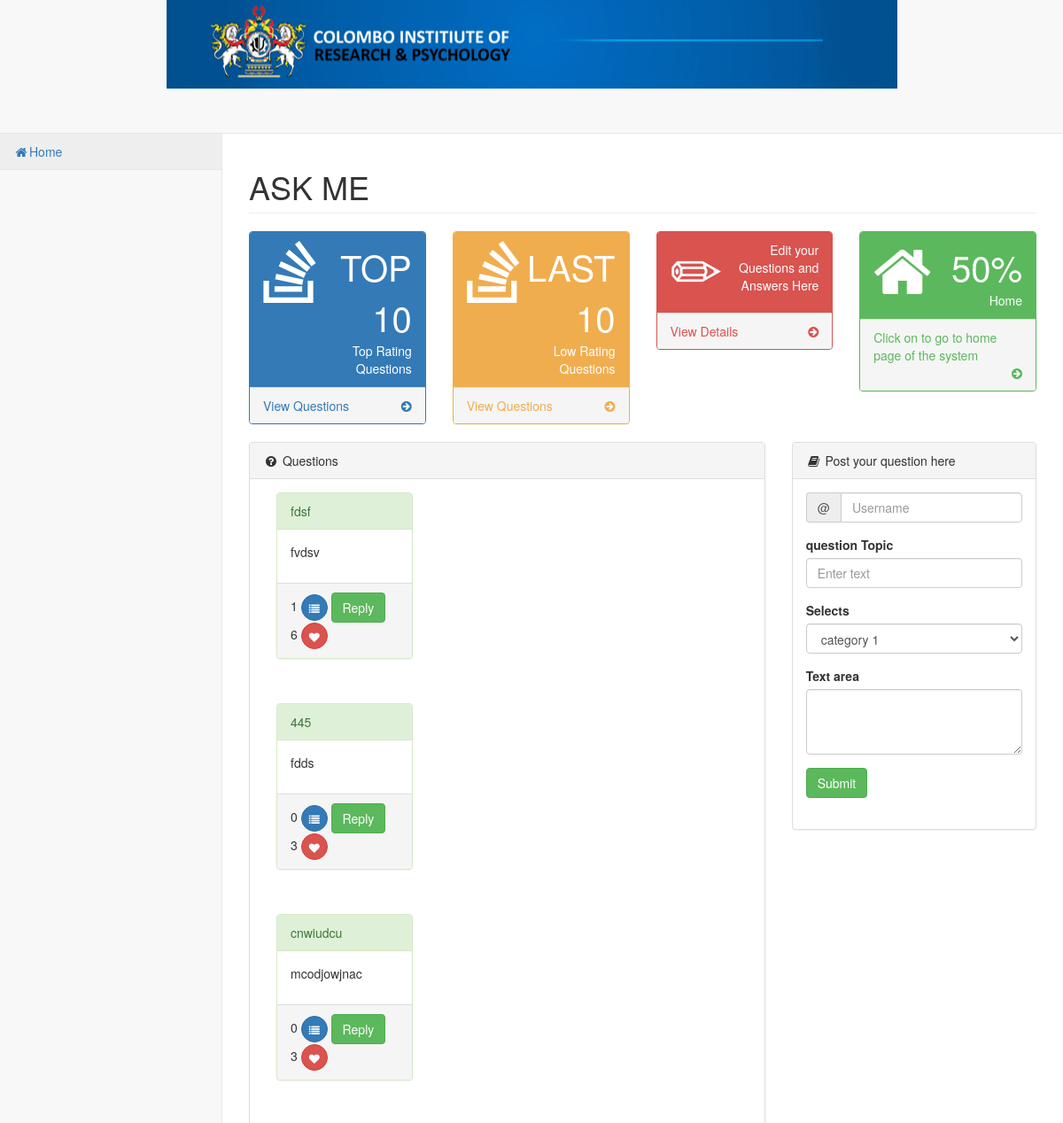
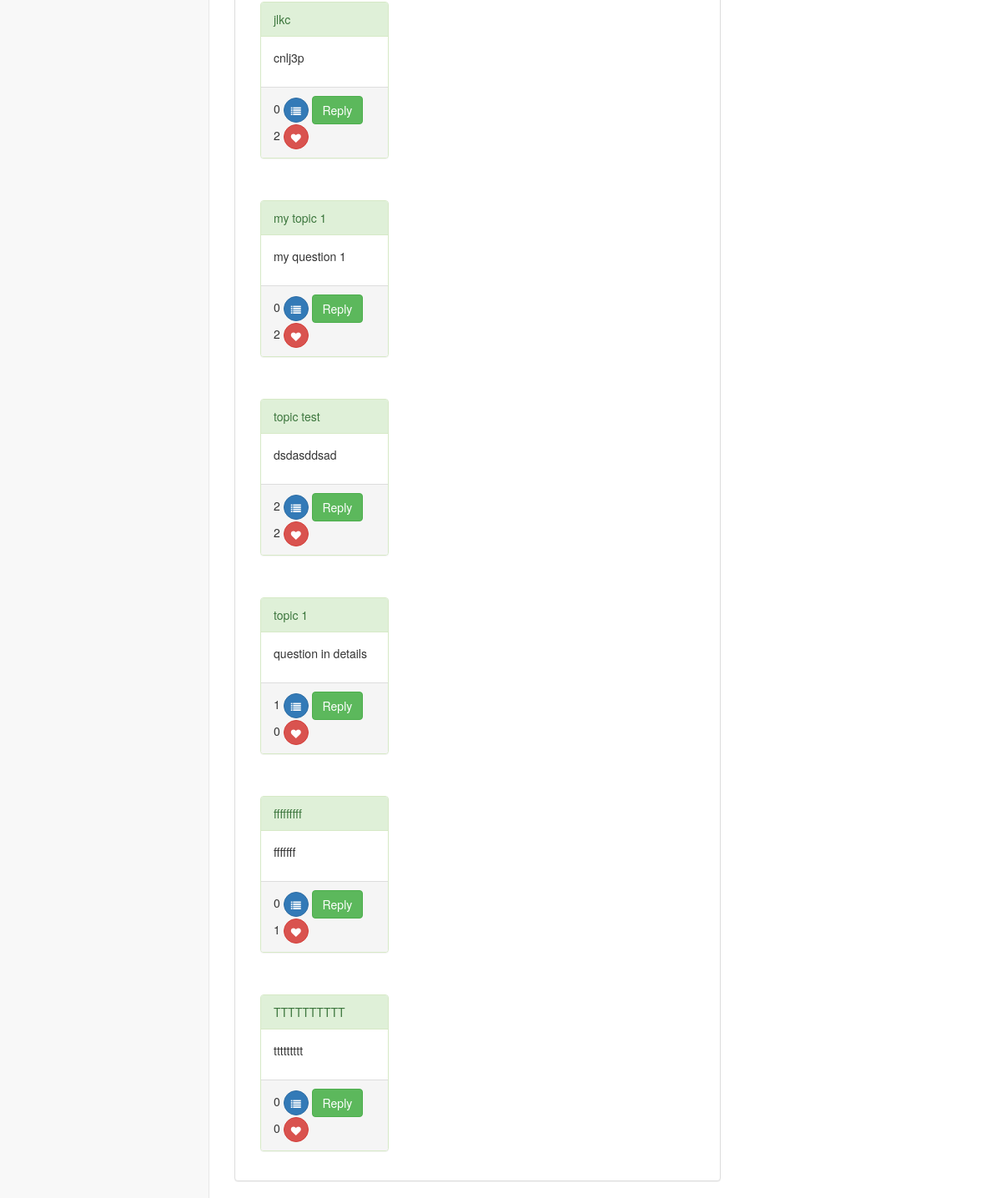
Page /pages/home.php on the committed database (2 pictures, top to bottom).
### tables this page shows
CREATE TABLE `question` (
  `q_ID` int(11) NOT NULL,
  `topic` varchar(100) NOT NULL,
  `q_detail` varchar(100) NOT NULL,
  `replies` int(11) NOT NULL,
  `likes` int(11) NOT NULL,
  `user_email` varchar(100) NOT NULL,
  `category` varchar(100) NOT NULL
);

### pages/home.php (the view, shortened to what this page needs)
<?php
    include 'config.php';
?>
<!DOCTYPE html>
<html lang="en">
<head>
    <link href="../vendor/bootstrap/css/bootstrap.min.css" rel="stylesheet">
    <link href="../vendor/metisMenu/metisMenu.min.css" rel="stylesheet">
    <link href="../dist/css/sb-admin-2.css" rel="stylesheet">
    <link href="../vendor/morrisjs/morris.css" rel="stylesheet">
    <link href="../vendor/font-awesome/css/font-awesome.min.css" rel="stylesheet" type="text/css">
</head>
<body>
    <div id="wrapper">
<div class="bgimg"></div>
        <nav class="navbar navbar-default navbar-static-top" role="navigation" style="margin-bottom: 0">
            <div class="navbar-header">
                <a class="navbar-brand" href="index.html"></a>
            </div>
            <div class="navbar-default sidebar" role="navigation">
                <div class="sidebar-nav navbar-collapse">
                    <ul class="nav" id="side-menu">
                        <li>
                            <a href="home.php"><i class="fa fa-home fa-fw"></i>Home</a>
                        </li>
                    </ul>
                </div>
            </div>
        </nav>
        <div id="page-wrapper">
            <div class="row">
                <div class="col-lg-12">
                    <h1 class="page-header">ASK ME</h1>
                </div>
            </div>
            <div class="row">
                <div class="col-lg-3 col-md-6">
                    <div class="panel panel-primary">
                        <div class="panel-heading">
                            <div class="row">
                                <div class="col-xs-3">
                                    <i class="fa fa-stack-overflow fa-5x"></i>
                                </div>
                                <div class="col-xs-9 text-right">
                                    <div class="huge">TOP 10</div>
                                    <div>Top Rating Questions</div>
                                </div>
                            </div>
                        </div>
                        <a href="top.php">
                            <div class="panel-footer">
                                <span class="pull-left">View Questions</span>
                                <span class="pull-right"><i class="fa fa-arrow-circle-right"></i></span>
                                <div class="clearfix"></div>
                            </div>
                        </a>
                    </div>
                </div>
                <div class="col-lg-3 col-md-6">
                    <div class="panel panel-yellow">
                        <div class="panel-heading">
                            <div class="row">
                                <div class="col-xs-3">
                                    <i class="fa fa-stack-overflow fa-5x"></i>
                                </div>
                                <div class="col-xs-9 text-right">
                                    <div class="huge">LAST 10</div>
                                    <div>Low Rating Questions</div>
                                </div>
                            </div>
                        </div>
                        <a href="last.php">
                            <div class="panel-footer">
                                <span class="pull-left">View Questions</span>
                                <span class="pull-right"><i class="fa fa-arrow-circle-right"></i></span>
                                <div class="clearfix"></div>
                            </div>
                        </a>
                    </div>
                </div>
                <div class="col-lg-3 col-md-6">
                    <div class="panel panel-red">
                        <div class="panel-heading">
                            <div class="row">
                                <div class="col-xs-3">
                                    <i class="fa glyphicon-pencil fa-5x"></i>
                                </div>
                                <div class="col-xs-9 text-right">
                                    <div>Edit your Questions and Answers Here</div>
                                </div>
                            </div>
                        </div>
                        <a href="initaccount.php">
                            <div class="panel-footer">
                                <span class="pull-left">View Details</span>
                                <span class="pull-right"><i class="fa fa-arrow-circle-right"></i></span>
                                <div class="clearfix"></div>
                            </div>
                        </a>
                    </div>
                </div><div class="col-lg-3 col-md-6">
                    <div class="panel panel-green">
                        <div class="panel-heading">
                            <div class="row">
                                <div class="col-xs-3">
                                    <i class="fa fa-home fa-5x"></i>
                                </div>
                                <div class="col-xs-9 text-right">
                                    <div class="huge">50%</div>
                                    <div>Home</div>
                                </div>
                            </div>
                        </div>
                        <a href="account.php">
                            <div class="panel-footer">
                                <span class="pull-left">Click on to go to home page of the system</span>
                                <span class="pull-right"><i class="fa fa-arrow-circle-right"></i></span>
                                <div class="clearfix"></div>
                            </div>
                        </a>
                    </div>
                </div>
            </div>
            <div class="row">
                <div class="col-lg-8">
                    <div class="panel panel-default">
                        <div class="panel-heading">
                            <i class="fa fa-question-circle fa-fw"></i> Questions
                        </div>
                        <?php
							$result= mysqli_query($conn , "SELECT * FROM question");
							while ($row = mysqli_fetch_assoc($result))
							{
                        		echo'<div class="panel-body">';
                				echo'<div class="col-lg-4">';
                    			echo'<div class="panel panel-success">';
                        			echo'<div class="panel-heading">
                           	 			'.$row['topic'].'
                        				</div>
                        				<div class="panel-body">
                            				<p>'.$row['q_detail'].'</p>
                        				</div>
                        				<div class="panel-footer">
                           					<form method="post" action="reply.php">
                            					<input type="hidden" name="id" value='.$row['q_ID'].'>
                            					<lable>'.$row['replies'].'</lable>
                            					<button type="button" class="btn btn-primary btn-circle" ><i class="fa fa-list"></i>
                            					</button>
                            					<input type="submit" class="btn btn-success" name="submit" value="Reply">
                            				</form>
                            				<form class="form-once-only" action="like.php" method="post">
                            					<input type="hidden" name="id" value='.$row['q_ID'].'>
                            					<lable>'.$row['likes'].'</lable>
                        <button type="submit" name="like" class="btn btn-danger btn-circle"><i class="fa fa-heart" id="like"></i>
                            					</button>';
                            				echo'</form>
                        				</div>';
                            	echo'</div>';
                				echo'</div>';
                				echo'</div>';
                			}
                		?>
                    </div>
                </div>
                <div class="col-lg-4">
                    <div class="panel panel-default">
                        <div class="panel-heading">
                            <i class="fa fa-book fa-fw"></i> Post your question here
                        </div>
                        <div class="panel-body">
                            <div class="list-group">
                            	<form role="form" action="insertQ.php" method="post">
                                <div class="form-group input-group">
                                        <span class="input-group-addon">@</span>
                                        <input type="email" name="username" class="form-control" placeholder="Username">
                                 </div>
                                <div class="form-group">
                                            <label>question Topic</label>
                                            <input type="text" name="topic" class="form-control" placeholder="Enter text">
                                </div>
                                <div class="form-group">
                                            <label>Selects</label>
                                            <select class="form-control" name="category">
                                                <option>category 1</option>
                                            </select>
                                        </div>
                                <div class="form-group">
                                            <label>Text area</label>
                                            <textarea name="q_detail" class="form-control" rows="3"></textarea>
                                </div>
                                <input type="submit" name="submit" class="btn btn-success" valu="Post">
                				</form>
                            </div>
                        </div>
                    </div>
                    </div>
                </div>
            </div>
        </div>
</body>
</html>

### pages/home.php (style rules this page uses)
.bgimg { background-image: url('logo.png'); height: 100px; width: auto; background-repeat: no-repeat; background-position: center; }

### rows in the picture
question: topic "fdsf", q_detail "fvdsv", replies "1", likes "6"
question: topic "445", q_detail "fdds", replies "0", likes "3"
question: topic "cnwiudcu", q_detail "mcodjowjnac", replies "0", likes "3"
question: topic "jlkc", q_detail "cnlj3p", replies "0", likes "2"
question: topic "my topic 1", q_detail "my question 1", replies "0", likes "2"
question: topic "topic test", q_detail "dsdasddsad", replies "2", likes "2"
question: topic "topic 1", q_detail "question in details", replies "1", likes "0"
question: topic "fffffffff", q_detail "fffffff", replies "0", likes "1"
question: topic "TTTTTTTTTT", q_detail "ttttttttt", replies "0", likes "0"
